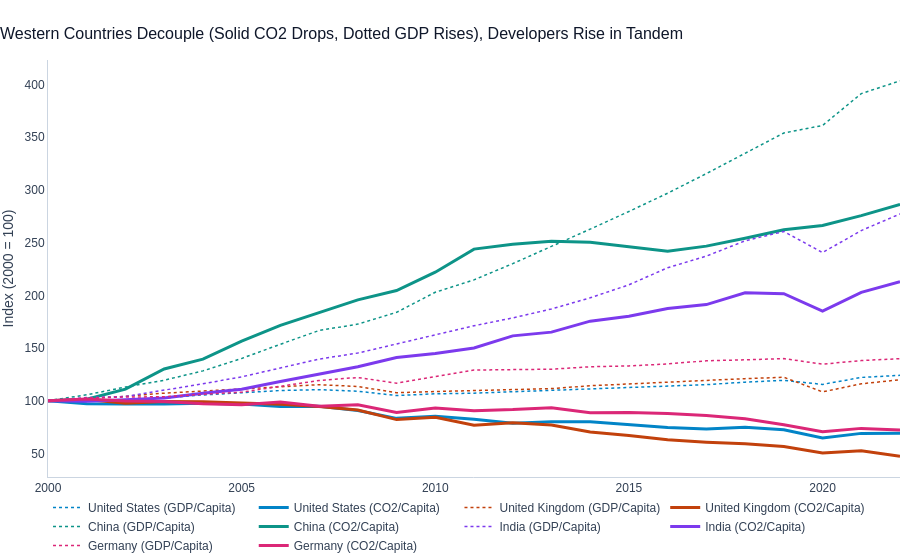

Notebook code cell kept with this figure:
### Markdown cell above
## 2. Decoupling Growth
**Question:** Which major economies have successfully decoupled economic growth (GDP per capita) from CO2 emissions per capita since 2000?

### Code cell
# Filter for post-2000 data
df_2000s = df[(df['year'] >= 2000) & (df['gdp'].notnull()) & (df['co2_per_capita'].notnull())].copy()
df_2000s['gdp_per_capita'] = df_2000s['gdp'] / df_2000s['population']

# Let's take a few major economies as examples: US, UK, China, India, Germany
major_economies = ['United States', 'United Kingdom', 'China', 'India', 'Germany']
df_major = df_2000s[df_2000s['country'].isin(major_economies)].copy()

# Normalize to 2000 levels to see the decoupling clearly
for c in major_economies:
    base_gdp = df_major[(df_major['country'] == c) & (df_major['year'] == 2000)]['gdp_per_capita'].values[0]
    base_co2 = df_major[(df_major['country'] == c) & (df_major['year'] == 2000)]['co2_per_capita'].values[0]
    df_major.loc[df_major['country'] == c, 'gdp_pc_index'] = df_major['gdp_per_capita'] / base_gdp * 100
    df_major.loc[df_major['country'] == c, 'co2_pc_index'] = df_major['co2_per_capita'] / base_co2 * 100

fig = go.Figure()
for i, c in enumerate(major_economies):
    df_c = df_major[df_major['country'] == c]
    color = colors_seq[i % len(colors_seq)]
    fig.add_trace(go.Scatter(x=df_c['year'], y=df_c['gdp_pc_index'], mode='lines', name=f'{c} (GDP/Capita)', line=dict(color=color, width=1.5, dash='dot')))
    fig.add_trace(go.Scatter(x=df_c['year'], y=df_c['co2_pc_index'], mode='lines', name=f'{c} (CO2/Capita)', line=dict(color=color, width=3)))

apply_plotly_theme(fig, "Western Countries Decouple (Solid CO2 Drops, Dotted GDP Rises), Developers Rise in Tandem", "Index (2000 = 100)")
fig.show()

### Figure 1 — Plotly figure (JSON) as saved in the notebook; plotly's stock layout.template omitted (floating-point values rounded to 4 significant figures)
{"data": [{"line": {"color": "#0284c7", "dash": "dot", "width": 1.5}, "mode": "lines", "name": "United States (GDP/Capita)", "type": "scatter", "x": [2000, 2001, 2002, 2003, 2004, 2005, 2006, 2007, 2008, 2009, 2010, 2011, 2012, 2013, 2014, 2015, 2016, 2017, 2018, 2019, 2020, 2021, 2022], "y": [100.0, 99.98, 100.8, 102.6, 105.4, 107.9, 109.6, 110.4, 109.0, 104.9, 106.5, 107.1, 108.5, 109.5, 111.0, 112.9, 113.7, 115.2, 117.6, 119.3, 115.5, 122.1, 124.1]}, {"line": {"color": "#0284c7", "width": 3}, "mode": "lines", "name": "United States (CO2/Capita)", "type": "scatter", "x": [2000, 2001, 2002, 2003, 2004, 2005, 2006, 2007, 2008, 2009, 2010, 2011, 2012, 2013, 2014, 2015, 2016, 2017, 2018, 2019, 2020, 2021, 2022], "y": [100.0, 97.05, 96.82, 96.82, 97.55, 96.83, 94.57, 94.78, 90.7, 83.24, 85.17, 82.41, 78.57, 79.91, 80.0, 76.93, 74.47, 73.09, 74.78, 72.44, 64.57, 68.97, 69.17]}, {"line": {"color": "#c2410c", "dash": "dot", "width": 1.5}, "mode": "lines", "name": "United Kingdom (GDP/Capita)", "type": "scatter", "x": [2000, 2001, 2002, 2003, 2004, 2005, 2006, 2007, 2008, 2009, 2010, 2011, 2012, 2013, 2014, 2015, 2016, 2017, 2018, 2019, 2020, 2021, 2022], "y": [100.0, 102.2, 104.1, 107.1, 109.1, 111.5, 113.3, 115.2, 113.5, 107.6, 108.7, 109.4, 110.2, 111.5, 114.2, 116.0, 117.6, 119.6, 120.9, 122.2, 108.3, 116.0, 119.9]}, {"line": {"color": "#c2410c", "width": 3}, "mode": "lines", "name": "United Kingdom (CO2/Capita)", "type": "scatter", "x": [2000, 2001, 2002, 2003, 2004, 2005, 2006, 2007, 2008, 2009, 2010, 2011, 2012, 2013, 2014, 2015, 2016, 2017, 2018, 2019, 2020, 2021, 2022], "y": [100.0, 101.2, 97.66, 99.18, 98.91, 97.69, 96.53, 94.37, 91.18, 82.04, 84.33, 76.76, 79.11, 76.99, 70.21, 67.06, 62.92, 60.59, 59.05, 56.41, 50.28, 52.51, 47.36]}, {"line": {"color": "#0d9488", "dash": "dot", "width": 1.5}, "mode": "lines", "name": "China (GDP/Capita)", "type": "scatter", "x": [2000, 2001, 2002, 2003, 2004, 2005, 2006, 2007, 2008, 2009, 2010, 2011, 2012, 2013, 2014, 2015, 2016, 2017, 2018, 2019, 2020, 2021, 2022], "y": [100.0, 105.6, 112.9, 119.4, 128.3, 140.1, 153.6, 166.6, 172.7, 183.8, 202.9, 214.7, 230.1, 246.3, 262.8, 279.6, 296.9, 315.5, 335.1, 354.1, 361.2, 391.4, 403.5]}, {"line": {"color": "#0d9488", "width": 3}, "mode": "lines", "name": "China (CO2/Capita)", "type": "scatter", "x": [2000, 2001, 2002, 2003, 2004, 2005, 2006, 2007, 2008, 2009, 2010, 2011, 2012, 2013, 2014, 2015, 2016, 2017, 2018, 2019, 2020, 2021, 2022], "y": [100.0, 101.5, 111.0, 130.1, 139.4, 156.4, 171.5, 183.3, 195.7, 204.6, 222.0, 243.9, 248.5, 251.2, 250.5, 246.0, 241.9, 246.7, 254.1, 262.2, 266.2, 275.6, 286.3]}, {"line": {"color": "#7c3aed", "dash": "dot", "width": 1.5}, "mode": "lines", "name": "India (GDP/Capita)", "type": "scatter", "x": [2000, 2001, 2002, 2003, 2004, 2005, 2006, 2007, 2008, 2009, 2010, 2011, 2012, 2013, 2014, 2015, 2016, 2017, 2018, 2019, 2020, 2021, 2022], "y": [100.0, 102.9, 104.0, 109.8, 116.1, 122.6, 130.9, 139.5, 145.2, 153.7, 162.6, 171.1, 178.6, 187.0, 197.6, 210.0, 226.2, 237.2, 251.7, 260.6, 240.6, 261.4, 277.2]}, {"line": {"color": "#7c3aed", "width": 3}, "mode": "lines", "name": "India (CO2/Capita)", "type": "scatter", "x": [2000, 2001, 2002, 2003, 2004, 2005, 2006, 2007, 2008, 2009, 2010, 2011, 2012, 2013, 2014, 2015, 2016, 2017, 2018, 2019, 2020, 2021, 2022], "y": [100.0, 99.57, 100.9, 102.6, 107.1, 110.9, 118.2, 125.4, 132.3, 141.1, 144.7, 150.1, 161.5, 165.1, 175.5, 180.2, 187.6, 191.2, 202.4, 201.5, 185.1, 202.8, 212.9]}, {"line": {"color": "#db2777", "dash": "dot", "width": 1.5}, "mode": "lines", "name": "Germany (GDP/Capita)", "type": "scatter", "x": [2000, 2001, 2002, 2003, 2004, 2005, 2006, 2007, 2008, 2009, 2010, 2011, 2012, 2013, 2014, 2015, 2016, 2017, 2018, 2019, 2020, 2021, 2022], "y": [100.0, 102.6, 103.5, 103.8, 106.1, 108.0, 113.7, 119.2, 122.0, 116.6, 122.9, 129.0, 129.5, 129.9, 132.2, 133.0, 134.8, 137.9, 138.8, 139.9, 134.7, 138.1, 139.9]}, {"line": {"color": "#db2777", "width": 3}, "mode": "lines", "name": "Germany (CO2/Capita)", "type": "scatter", "x": [2000, 2001, 2002, 2003, 2004, 2005, 2006, 2007, 2008, 2009, 2010, 2011, 2012, 2013, 2014, 2015, 2016, 2017, 2018, 2019, 2020, 2021, 2022], "y": [100.0, 101.6, 99.65, 99.13, 97.16, 96.25, 98.73, 94.7, 96.1, 88.82, 93.07, 90.54, 91.55, 93.38, 88.63, 88.78, 87.73, 85.91, 82.81, 77.17, 70.42, 73.71, 72.27]}], "layout": {"font": {"color": "#334155", "family": "Outfit, sans-serif"}, "legend": {"orientation": "h", "x": 0, "xanchor": "left", "y": -0.2, "yanchor": "bottom"}, "margin": {"b": 40, "l": 0, "r": 0, "t": 60}, "paper_bgcolor": "rgba(0,0,0,0)", "plot_bgcolor": "rgba(0,0,0,0)", "title": {"font": {"color": "#0f172a", "family": "Outfit, sans-serif", "size": 16}, "text": "Western Countries Decouple (Solid CO2 Drops, Dotted GDP Rises), Developers Rise in Tandem", "x": 0, "xanchor": "left", "y": 0.95, "yanchor": "top"}, "xaxis": {"linecolor": "#cbd5e1", "showgrid": false, "title": {"text": ""}}, "yaxis": {"linecolor": "#cbd5e1", "showgrid": false, "title": {"text": "Index (2000 = 100)"}}}}
